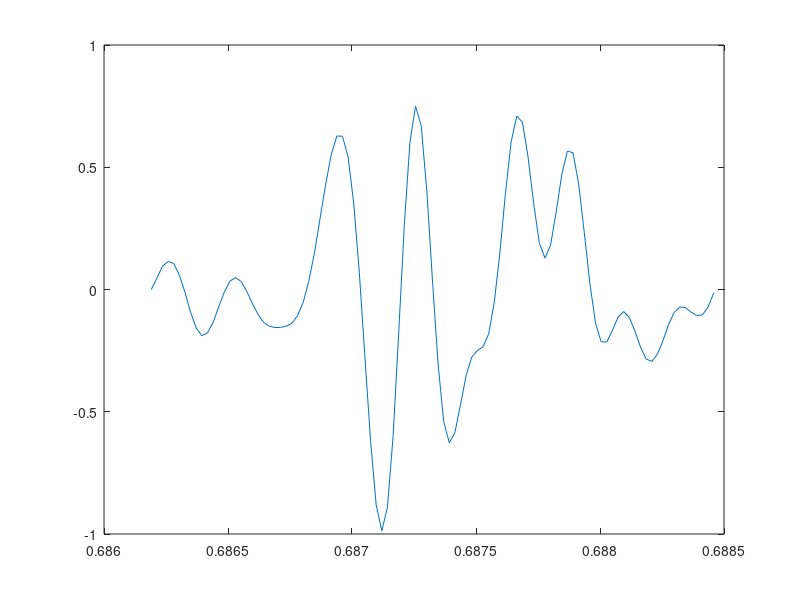
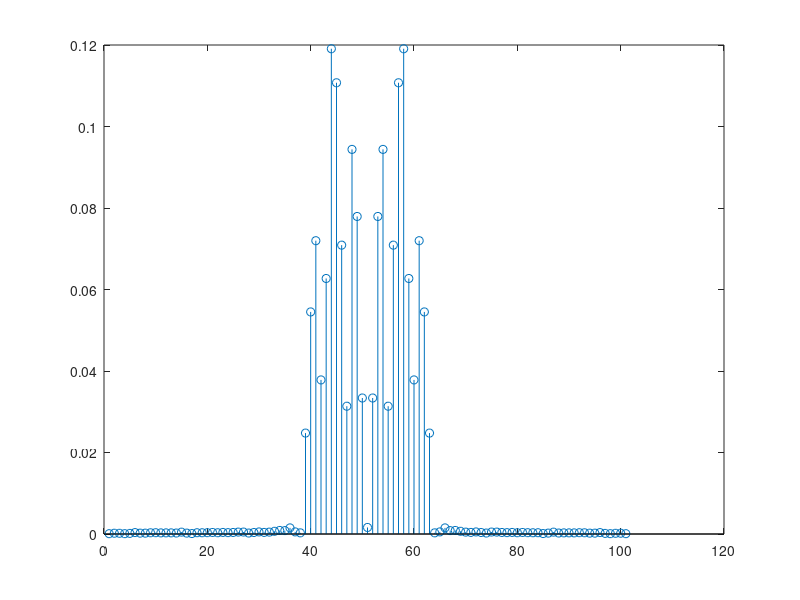

MATLAB code to generate these figures, in order:
load('3015_Discussion_7_Matlab.mat')
t = (0:1/fs:(length(oboe)-1)/fs)';
plot(t, oboe); %full signal plot

start_sustain_index = find(t == 0.5);
end_sustain_index = find(t == 1);
oboe_sustain = oboe(start_sustain_index:end_sustain_index);
t_sustain = t(start_sustain_index:end_sustain_index);
hold on;
plot(t_sustain, oboe_sustain); %just a chunk of the sustain portion, for reference

starti = find(oboe_sustain == 0, 1);
[accuracy, endi] = min(abs(t_sustain - (t_sustain(starti) + 1/440)));
period = oboe_sustain(starti:endi);
t_period = t_sustain(starti:endi);
hold off; %clear out the other plots to plot one period
figure(1);
plot(t_period, period); % one period plot
figure(2);
coeffs = fft(period)/length(period);
coeffs = fftshift(coeffs);
stem(abs(coeffs));
